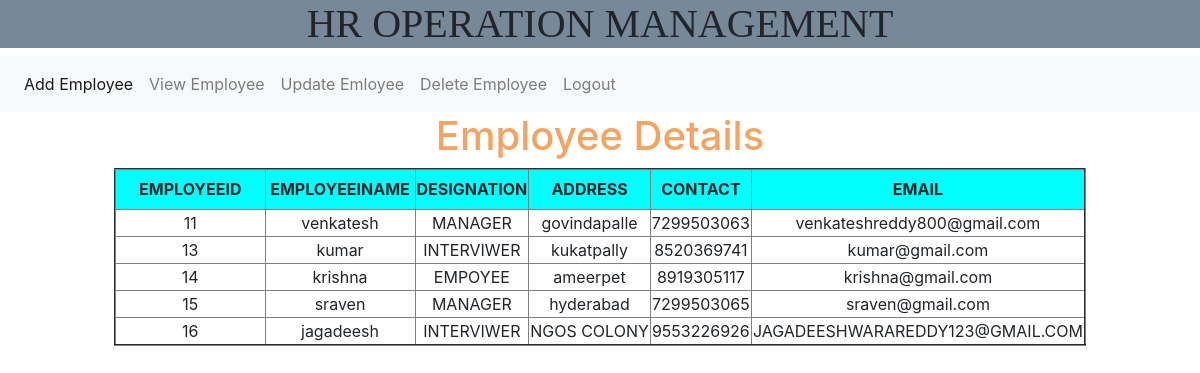
/view_employee/, run on the app's committed database.
### HRadmin/models.py (models this page shows)
class adminModel(models.Model):
    name = models.CharField(max_length=30)
    passwod = models.CharField(max_length=20)
    desgination =models.CharField(max_length=30)
    address =models.CharField(max_length=30)
    contact = models.IntegerField()
    email =models.EmailField()

### HRadmin/views.py (the view)
# urls.py: path('view_employee/',views.view_employee.as_view(),name='view_employee'),
class view_employee(View):
    def get(self,request):
      qs=adminModel.objects.all()
      return render(request,"HRadmin/view_Employee.html",{"form":qs})

### templates/HRadmin/view_Employee.html
{% extends 'HRadmin/commonADMIN.html' %}
{% block Admin_body %}
    <h1 style="text-align: center;color: sandybrown">Employee Details</h1>
    <table align="center" border="2">
      <tr style="background-color: aqua;text-align: center">
          <th height="40" width="150">EMPLOYEEID</th>
          <th width="150">EMPLOYEEINAME</th>
          <th>DESIGNATION</th>
          <th>ADDRESS</th>
          <th>CONTACT</th>
          <th>EMAIL</th>
      </tr>
    {% for x in form %}
        <tr style="text-align: center">
          <td>{{ x.id }}</td>
          <td>{{ x.name }}</td>
          <td>{{ x.desgination }}</td>
          <td>{{ x.address }}</td>
          <td>{{ x.contact }}</td>
          <td>{{ x.email }}</td>
      </tr>
    {% endfor %}
    </table>
{% endblock %}

### templates/HRadmin/commonADMIN.html (shortened to what this page needs)
<!doctype html>
<html lang="en">
  <head>
    <link rel="stylesheet" href="https://stackpath.bootstrapcdn.com/bootstrap/4.4.1/css/bootstrap.min.css">
  </head>
  <body>
     <h1 style="background-color:lightslategray;text-align:center;font-family: 'MV Boli'">HR OPERATION MANAGEMENT</h1>
     <nav class="navbar navbar-expand-lg navbar-light bg-light">
    <div class="navbar-nav">
      <a class="nav-item nav-link active" href="{% url 'add_employee' %}"> Add Employee<span class="sr-only">(current)</span></a>
      <a class="nav-item nav-link" href="{% url 'view_employee' %}">View Employee</a>
      <a class="nav-item nav-link" href="{% url 'update_employee1' %}">Update Emloyee</a>
      <a class="nav-item nav-link" href="{% url 'delete_page' %}">Delete Employee</a>
        <a class="nav-item nav-link" href="{% url 'hr_admin' %}">Logout</a>
    </div>
     </nav>
     {% block Admin_body %}
     {% endblock %}
  </body>
</html>

### data on the page
adminModel: id "11", name "venkatesh", desgination "MANAGER", address "govindapalle", contact "7299503063", email "venkateshreddy800@gmail.com"
adminModel: id "13", name "kumar", desgination "INTERVIWER", address "kukatpally", contact "8520369741", email "kumar@gmail.com"
adminModel: id "14", name "krishna", desgination "EMPOYEE", address "ameerpet", contact "8919305117", email "krishna@gmail.com"
adminModel: id "15", name "sraven", desgination "MANAGER", address "hyderabad", contact "7299503065", email "sraven@gmail.com"
adminModel: id "16", name "jagadeesh", desgination "INTERVIWER", address "NGOS COLONY", contact "9553226926", email "JAGADEESHWARAREDDY123@GMAIL.COM"
